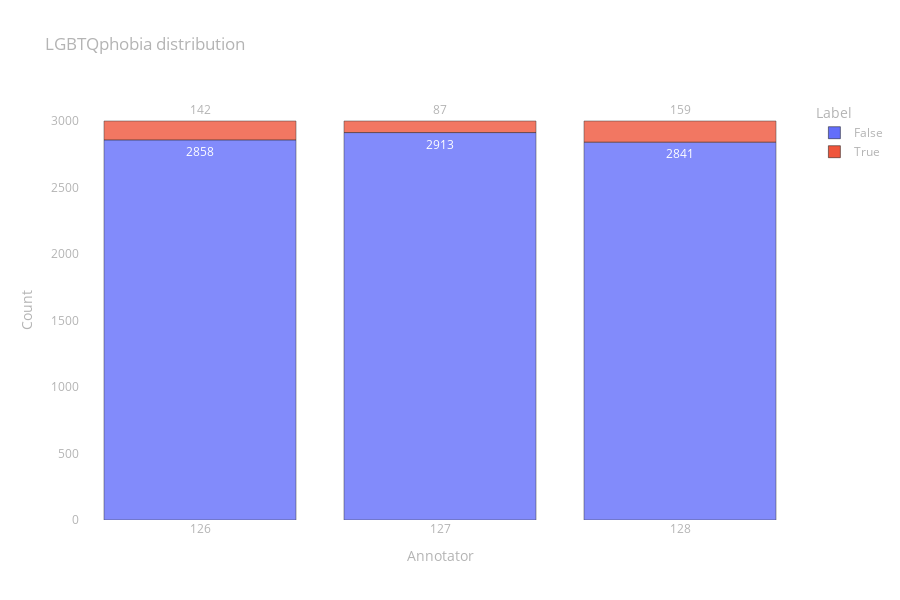

The notebook cell this image was saved under:
### Code cell
fig = px.bar(
    data_frame=prepare_data_to_px(lgbtqphobia),
    x="Annotator", y="Count", color="Label", opacity=0.8,
    height=600, text="Count", title="LGBTQphobia distribution")

fig.update_layout(layout)

fig.show()

### Figure 1 — Plotly figure (JSON) as saved in the notebook; plotly's stock layout.template omitted (floating-point values rounded to 4 significant figures)
{"data": [{"alignmentgroup": "True", "hovertemplate": "Label=False<br>Annotator=%{x}<br>Count=%{text}<extra></extra>", "legendgroup": "False", "marker": {"color": "#636efa", "opacity": 0.8, "pattern": {"shape": ""}}, "name": "False", "offsetgroup": "False", "orientation": "v", "showlegend": true, "text": [2858, 2913, 2841], "textposition": "auto", "type": "bar", "x": [126, 127, 128], "xaxis": "x", "y": [2858, 2913, 2841], "yaxis": "y"}, {"alignmentgroup": "True", "hovertemplate": "Label=True<br>Annotator=%{x}<br>Count=%{text}<extra></extra>", "legendgroup": "True", "marker": {"color": "#EF553B", "opacity": 0.8, "pattern": {"shape": ""}}, "name": "True", "offsetgroup": "True", "orientation": "v", "showlegend": true, "text": [142, 87, 159], "textposition": "auto", "type": "bar", "x": [126, 127, 128], "xaxis": "x", "y": [142, 87, 159], "yaxis": "y"}], "layout": {"barmode": "relative", "font": {"color": "rgb(180,180,180)"}, "height": 600, "legend": {"title": {"text": "Label"}, "tracegroupgap": 0}, "paper_bgcolor": "rgba(0,0,0,0)", "plot_bgcolor": "rgba(0,0,0,0)", "title": {"text": "LGBTQphobia distribution"}, "xaxis": {"anchor": "y", "domain": [0, 1], "showgrid": false, "title": {"text": "Annotator"}, "type": "category", "zeroline": false}, "yaxis": {"anchor": "x", "domain": [0, 1], "showgrid": false, "title": {"text": "Count"}, "zeroline": false}}}
